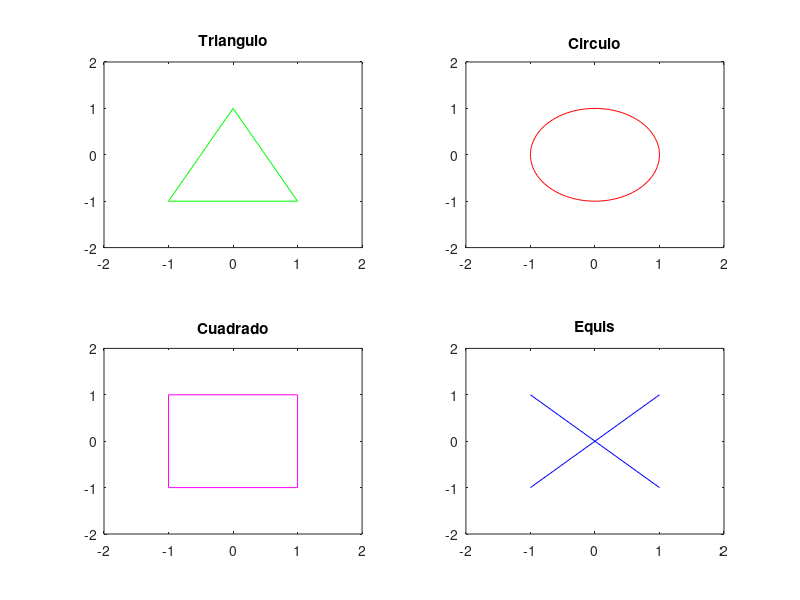

Source code (MATLAB):
clear; close; clc

% Triangulo
tx = [-1 1 0 -1];
ty = [-1 -1 1 -1];

% Cuadrado
sx = [-1 1 1 -1 -1];
sy  =[-1 -1 1 1 -1];

% Circulo
r = 1;
t = linspace(0, 2*pi);
cx = r*cos(t);
cy = r*sin(t);

% Equis
xx1 = [-1 1];
yy1 = [-1 1];
yy2 = [1 -1];

subplot(221)
plot(tx, ty, 'g')
axis([-2, 2, -2, 2])
title('Triangulo')
subplot(222)
plot(cx, cy, 'r')
axis([-2, 2, -2, 2])
title('Circulo')
subplot(223)
plot(sx, sy, 'm')
axis([-2, 2, -2, 2])
title('Cuadrado')
subplot(224)
plot(xx1, yy1, 'b', xx1, yy2, 'b')
axis([-2, 2, -2, 2])
title('Equis')